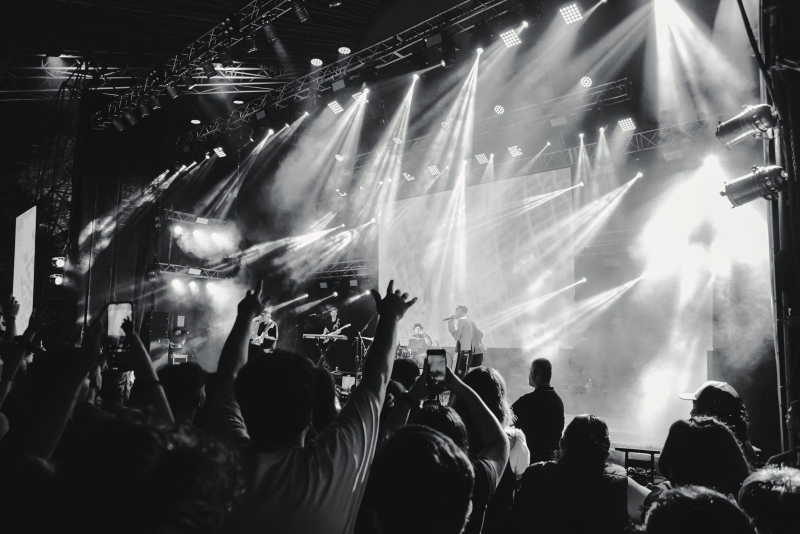
#> input picture img/concierto-1600.jpg, 1600 x 1067 px, given in place of logo.png, which was not available (shown at 1/2 size)
$ python procesar_diseno.py
#> lines starting #> are read from the running program, lines starting #| are printed output that depends on the picture; pictures that were not available may be replaced by others from this repository, and a replacement may not be noted
### tools/procesar.py
"""Optimiza las fotos elegidas del SSD -> img/f/<slug>-{800,1600}.{webp,jpg} y escribe tools/fotos.json"""
import json, os, sys
from PIL import Image, ImageOps, ImageCms
Image.MAX_IMAGE_PIXELS = None
# Carpeta del SSD con todo el material. En la Mac suele ser /Volumes/<nombre del SSD>/Cloude Juan Guzman Web
# Se puede cambiar sin tocar el código:  FOTOS_SSD="/Volumes/MiSSD/Cloude Juan Guzman Web" python3 tools/procesar.py
SRC = os.environ.get("FOTOS_SSD", "/mnt/user-data/uploads/Cloude Juan Guzman Web")
REPO = os.path.dirname(os.path.dirname(os.path.abspath(__file__)))

F = SRC + "/Fotos/"
SUBIR = SRC + "/Fotos para subir/"
CARPETAS = {"inicio": "Fotos para el incio", "conciertos": "Conciertos", "eventos": "Eventos",
            "gastronomia": "Gastronomia", "moda": "Moda"}
RETRATOS = "CG1_4569 CG1_4572 CG1_4575 CG1_4578 CG1_4579".split()  # Emma

def carpeta(nombre, filtro=lambda n: True):
    out = []
    for f in sorted(os.listdir(SUBIR + nombre)):
        base, ext = os.path.splitext(f)
        if not filtro(base): continue
        if ext.lower() in (".jpg", ".jpeg", ".png", ".cr2"):
            out.append(("@", SUBIR + nombre + "/" + f))
    return out

FOTOS = {k: carpeta(v) for k, v in CARPETAS.items()}
FOTOS["deportes"] = ([("Batalla de Tucuman 2025 MTB/Nueva edicion", "CG1_"+x) for x in "0013 0410 0278 0424 0943 0460 0633 1004 1008 9973 9889".split()]
         + [("San Javier XCO TUCUMANO/Fotos", "CG1_"+x) for x in "0058 9727 0036 0070 9887 9725 0055 9769 9665 9827".split()]
         + [("Tafi 2500", "CG1_"+x) for x in "1914 1955 1987 1948 1983".split()]
         + [("Defensores FC editadas", "CG1_"+x) for x in "9177 8764 9170 8777 9184 9004 9216 8877 9088 9492 9416 8911".split()])
FOTOS["book"] = carpeta("Book", lambda n: n not in RETRATOS)
FOTOS["retratos"] = carpeta("Book", lambda n: n in RETRATOS)
srgb = ImageCms.createProfile("sRGB")

# [17 lines left out: function vista_cr2, not called in this run]


def abrir(path):
    if path.lower().endswith(".cr2"):
        return vista_cr2(path).convert("RGB")
    im = Image.open(path)
#> im is the input picture: PIL image 1600x1067 RGB; mean R, G, B 89.3, 90.2, 90.6
    im = ImageOps.exif_transpose(im)
    if im.mode == "CMYK":
        icc = im.info.get("icc_profile")
        if icc:
            import io
            im = ImageCms.profileToProfile(im, ImageCms.ImageCmsProfile(io.BytesIO(icc)), srgb, outputMode="RGB")
        else:
            im = im.convert("RGB")
    return im

def guardar(im, base, anchos=(800, 1600), fondo=None):
#> called with base = 'img/d/vg-logo', anchos = (800, 1600), fondo = (12, 30, 70)
    if im.mode in ("RGBA", "LA", "P"):
        im = im.convert("RGBA")
        bg = Image.new("RGB", im.size, fondo or (26, 26, 26)); bg.paste(im, mask=im.split()[-1]); im = bg
    else:
        im = im.convert("RGB")
    out = []
    for w in anchos:
        r = im if im.width <= w else im.resize((w, round(im.height * w / im.width)), Image.LANCZOS)
        r.save(f"{base}-{w}.jpg", quality=80, optimize=True, progressive=True)
        r.save(f"{base}-{w}.webp", quality=78, method=6)
        out.append(r.size)
#> this loop made 2 passes
#> w on passes 1 to 2: 800, 1600
#> pass 1, in guardar, `r = im if im.width <= w else im.resize((w, round(im.height * w / im.wi..`:
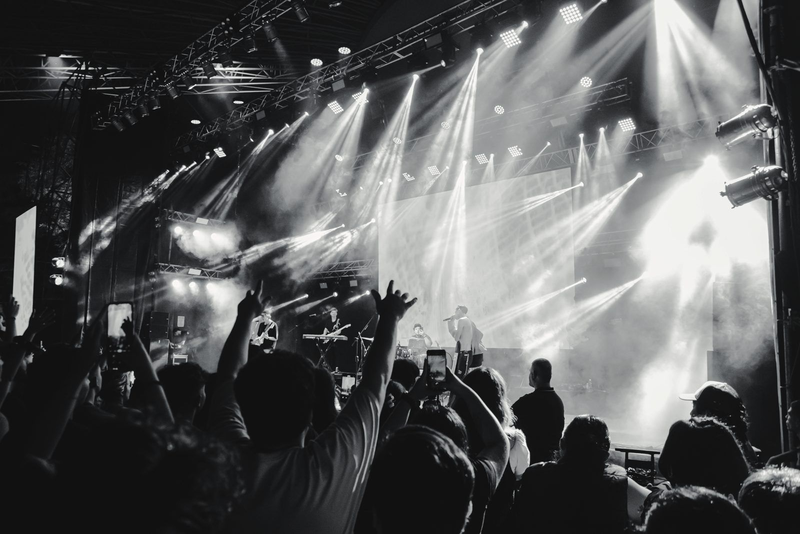
#> r: PIL image 800x534 RGB; mean R, G, B 89.3, 90.2, 90.6
#> after the loop, out = [(800, 534), (1600, 1067)]
    return out[-1]

# [13 lines that do not run on import are left out]

### tools/procesar_diseno.py
"""Optimiza piezas de diseño -> img/d/<slug>-{800,1600}.{webp,jpg} y tools/diseno.json"""
import json, os
from procesar import abrir, guardar, REPO, SRC
V = SRC + "/Villguz Rebranding/"
D = {
 "vg-logo": (V+"Logos/Logos Villguz/logo.png", (12,30,70)),
 "vg-remera-espalda": (V+"Mockup/BackVillguz.png", (236,236,236)),
 "vg-remera-frente": (V+"Mockup/FrontVILLGUZ.png", (236,236,236)),
 "vg-botella": (V+"Mockup/Botella Villguz.png", (236,236,236)),
 "vg-gorra": (V+"Mockup/Gorravillguz.png", (236,236,236)),
 "vg-credencial": (V+"Mockup/Lanyard_ID_badge_mockup_1.png", None),
 "vg-llavero": (V+"Mockup/Llavero villguz.png", None),
 "vg-sello": (V+"Mockup/SelloVillguz.png", None),
 "vg-taza": (V+"Mockup/Tazavillguz.png", (236,236,236)),
 "vg-feed-inverter": (V+"Publicaciones Feed IG/Carrosuel inverter/Mesa de trabajo 1.jpg", None),
 "vg-feed-inverter-2": (V+"Publicaciones Feed IG/Carrosuel inverter/Mesa de trabajo 2.jpg", None),
 "vg-feed-aa": (V+"Publicaciones Feed IG/Carrusel AA/Mesa de trabajo 1.jpg", None),
 "vg-feed-heladera": (V+"Publicaciones Feed IG/Carrusel heladera/Mesa de trabajo 1.jpg", None),
 "vg-feed-lavarropas": (V+"Publicaciones Feed IG/Carrusel lavarropas/Mesa de trabajo 1.png", None),
 "vg-feed-oficial-1": (V+"Publicaciones Feed IG/publicaciones-ig1.png", None),
 "vg-feed-oficial-2": (V+"Publicaciones Feed IG/publicaciones-ig2.png", None),
 "vg-historia-trabajador": (V+"PublicacionesHISTORIASig/Diadeltrabajador.png", None),
 "vg-historia-corea": (V+"PublicacionesHISTORIASig/HistoriaCorea.png", None),
 "vg-historia-venta": (V+"PublicacionesHISTORIASig/lgt9010.png", None),
 "vg-cartel": (V+"Grafica/Cartel calle-01.jpg", None),
 "vg-flyer-qr": (V+"Grafica/Mesa de trabajo 1.jpg", None),
 "vg-flyer-whatsapp": (V+"Grafica/Mesa de trabajo 2.jpg", None),
 "vg-flyer-costos": (V+"Grafica/flyersfrente.jpg", None),
 "fiat-argo": (SRC+"/Diseño/placas-Tucumán-ARGO.png", None),
 "fiat-cronos": (SRC+"/Diseño/placas-Tucumán-CRONOS.png", None),
 "fiat-strada": (SRC+"/Diseño/placas-Tucumán-STRADA.png", None),
 "fiat-titano": (SRC+"/Diseño/placas-Tucumán-TITANO.png", None),
 # Logos
 "suna-logo": (SRC+"/Diseño/Logo/Mesa de trabajo 2.png", None),
 "suna-logo-negro": (SRC+"/Diseño/Logo/Mesa de trabajo 3.png", None),
 "suna-iso": (SRC+"/Diseño/Logo/Mesa de trabajo 5.png", None),
 "suna-iso-negro": (SRC+"/Diseño/Logo/Mesa de trabajo 6.png", None),
 "vg-logo-claro": (V+"Logos/Logos Villguz/Mesa de trabajo 1.png", (245,245,245)),
 "vg-logo-azul": (V+"Logos/Logos Villguz/Mesa de trabajo 8.png", (22,45,95)),
 "vg-iso-verde": (V+"Logos/Logos Villguz/Mesa de trabajo 7.png", (22,45,95)),
 "vg-iso-negro": (V+"Logos/Logos Villguz/Mesa de trabajo 4.png", (245,245,245)),
 "vibra-logo": (REPO+"/tools/fuentes/vibra-dulce-logo.png", (247, 217, 227)),
 "maggie-logo": (REPO+"/tools/fuentes/maggie-moon-logo.png", (244, 240, 250)),
 # Placas
 "vibra-placa-brownie": (REPO+"/tools/fuentes/vibra-placa-brownie.jpg", None),
 "vibra-placa-imperial": (REPO+"/tools/fuentes/vibra-placa-imperial.jpg", None),
 "vibra-placa-chaja": (REPO+"/tools/fuentes/vibra-placa-chaja.jpg", None),
 "vg-placa-venta": (V+"PublicacionesHISTORIASig/MARKETT9010.png", None),
 "vg-placa-hotsale": (V+"PublicacionesHISTORIASig/hotsaley9010.png", None),
}
RUTA = f"{REPO}/tools/diseno.json"
data = json.load(open(RUTA)) if os.path.exists(RUTA) else {}
for slug, (p, fondo) in D.items():
    if slug in data and os.path.exists(f"{REPO}/img/d/{slug}-800.jpg"): continue
    w, h = guardar(abrir(p), f"{REPO}/img/d/{slug}", fondo=fondo)
#> w = 1600; h = 1067
    data[slug] = [w, h]; print(slug, w, h, flush=True)
#| vg-logo 1600 1067
#> pass 2 of the loop `for slug, (p, fondo) in D.items():`:
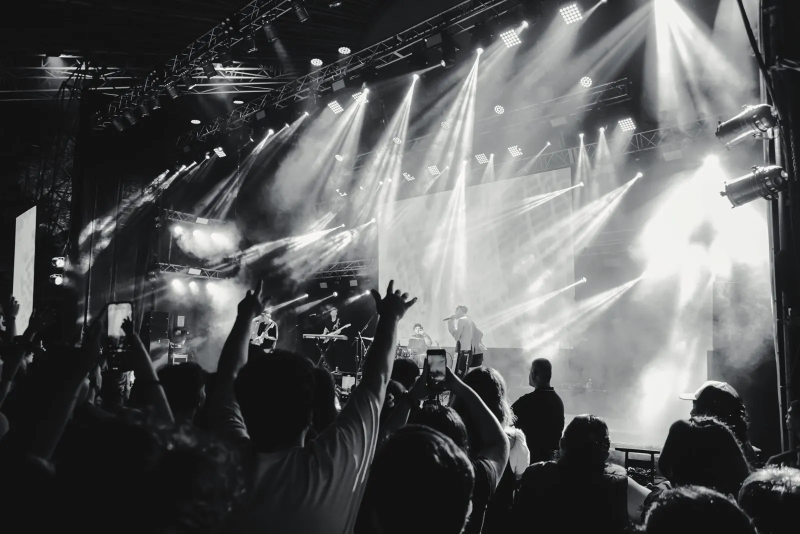
#> input picture img/concierto-1600.webp, 1600 x 1067 px, given in place of BackVillguz.png, which was not available (shown at 1/2 size)
#> in abrir, im is the input picture: PIL image 1600x1067 RGB; mean R, G, B 89, 90.5, 90.6
#> the loop in guardar (call 2), `for w in anchos:` made 2 passes
#> pass 1, in guardar (call 2), `r = im if im.width <= w else im.resize((w, round(im.height * w / im.wi..`:
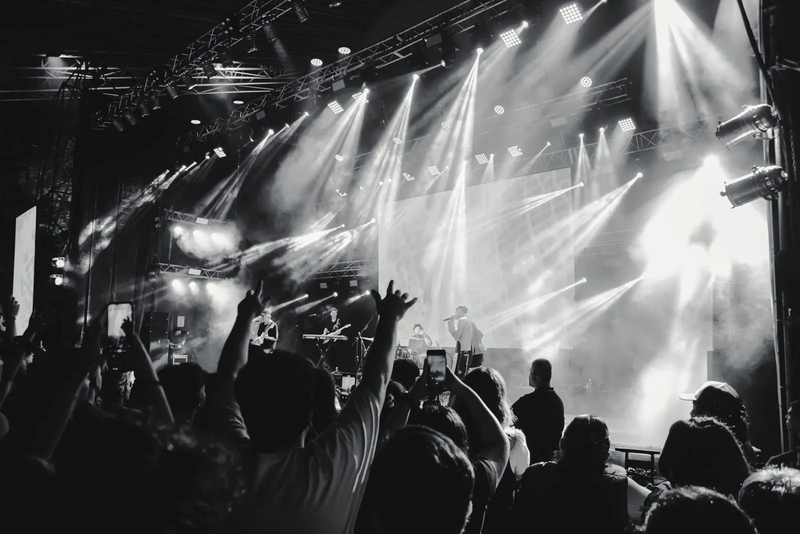
#> r: PIL image 800x534 RGB; mean R, G, B 89, 90.5, 90.6
#| vg-remera-espalda 1600 1067
#> (the run stopped early here; a loop or call above may not have finished)
